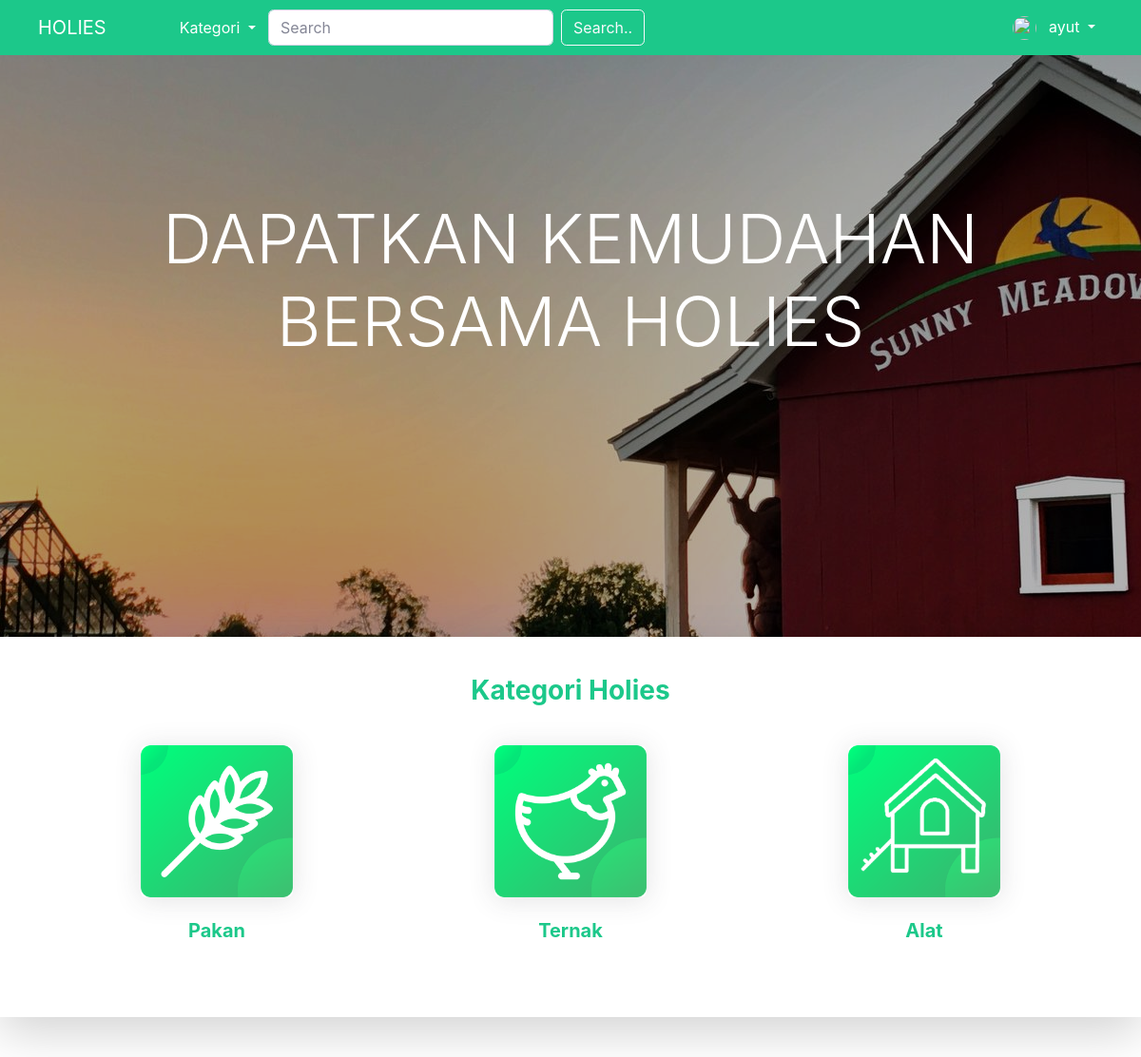
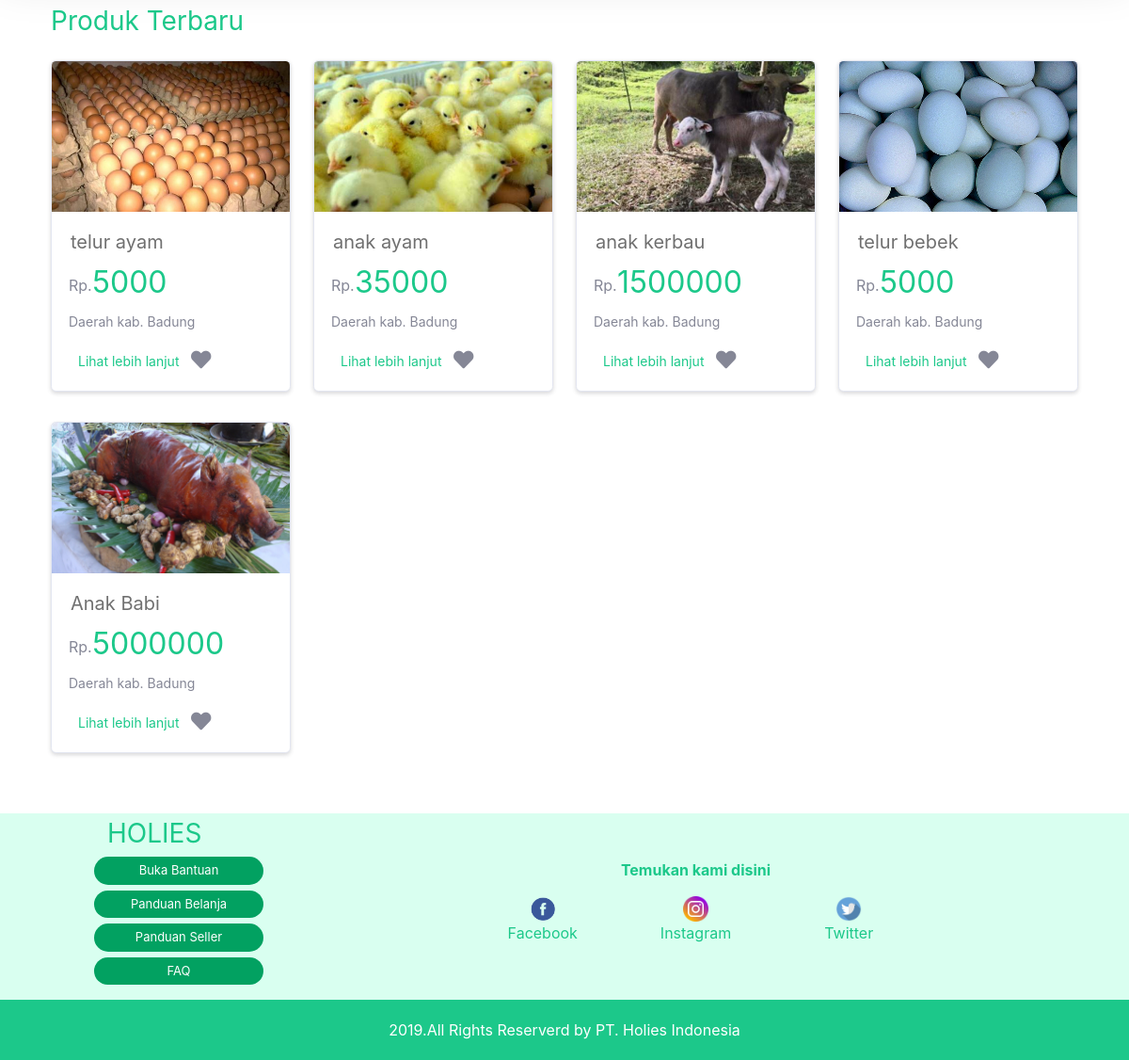
Screenshot of /home/index.php (signed in) with the database file from the repository (2 pictures, top to bottom).
### tables this page shows
CREATE TABLE `detail_user` (
  `id_detailuser` int(5) NOT NULL,
  `id_user` int(5) NOT NULL,
  `nama` varchar(50) NOT NULL,
  `jk` enum('Pria','Wanita') NOT NULL,
  `alamat` varchar(100) NOT NULL,
  `telp` varchar(15) NOT NULL,
  `email` varchar(30) NOT NULL,
  `foto_profil` varchar(255) NOT NULL
);

CREATE TABLE `gmbr_produk` (
  `id_produk` int(10) NOT NULL,
  `gambar_produk` varchar(255) NOT NULL
);

CREATE TABLE `produk` (
  `id_produk` int(10) NOT NULL,
  `id_seller` int(5) NOT NULL,
  `nama_produk` varchar(50) NOT NULL,
  `deskripsi` varchar(200) NOT NULL,
  `quantity` int(8) NOT NULL,
  `harga_satuan` int(8) NOT NULL
);

### home/index.php (the view, shortened to what this page needs)
<?php
include '../php/config.php';
$id_user = $_SESSION['id'];
$sql = mysqli_query($conn, "SELECT * FROM detail_user WHERE id_user = '$id_user' ");
$data = mysqli_fetch_assoc($sql);
$sql1 = mysqli_query($conn, "SELECT * FROM produk INNER JOIN gmbr_produk USING(id_produk) LIMIT 8");
while ($row = mysqli_fetch_assoc($sql1)) {
  $data_barang[] = $row;
}
?>
<!DOCTYPE html>
<html lang="en">
<head>
  <link rel="stylesheet" href="../vendor/bootstrap/css/bootstrap-modified.min.css">
  <link rel="stylesheet" href="../vendor/holies/css/index.css">
  <link rel="stylesheet" href="https://use.fontawesome.com/releases/v5.8.2/css/all.css">
</head>
<body>
  <?php include 'nav.php' ?>
  <div class="bgimg" style="background-image: url('../img/farmer.jpg'); z-index: -1">
  </div>
  <div class="container-fluid text-center" style=" padding-top:150px; color: white; height: 512px">
    <h1 class="display-3">DAPATKAN KEMUDAHAN BERSAMA HOLIES</h1>
  </div>
  <div class=" container-fluid bg-white shadow-lg" style="margin-top: 100px; padding-top: 40px; height: 400px">
    <div class="container">
      <h3 class="text-center text-success font-weight-bold">Kategori Holies</h3>
      <div class="row text-success  font-weight-bold" style=" margin-top: 40px">
        <div class="col-lg-4 text-center">
          <img class="shadow imgkategori" src="../img/pakan.png">
          <div class="media-body" style="font-size: 20px">
            Pakan
          </div>
        </div>
        <div class="col-lg-4 text-center">
          <img class="shadow imgkategori" src="../img/ternak.png">
          <div class="media-body" style="font-size: 20px">
            Ternak
          </div>
        </div>
        <div class="col-lg-4 text-center">
          <img class="shadow imgkategori" src="../img/alat.png">
          <div class="media-body" style="font-size: 20px">
            Alat
          </div>
        </div>
      </div>
    </div>
  </div>
  <div class="mb-5 mt-5 container ">
    <a href="" class="text-decoration-none">
      <h3 class="text-success">Produk Terbaru</h3>
    </a>
    <div class="row">
      <?php if ($data_barang) : ?>
        <?php foreach ($data_barang as $key) : ?>
          <div class="my-3 col-lg-3">
            <div class="card shadow-sm">
              <img class="card-img-top d-block w-100" src="../img/barang/<?= $key['gambar_produk'] ?>" alt="..." style="object-fit: cover;">
              <div class="card-body">
                <h5 class="card-title"><?= $key['nama_produk'] ?></h5>
                <div class="row" style="padding-left: 10px">
                  <p style="margin-top: 10px; width: 25px;">Rp.</p>
                  <h2 class="text-success"><?= $key['harga_satuan'] ?></h2>
                </div>
                <div class="row" style="padding-left: 10px; height: 20px; margin-bottom: 20px">
                  <p style="font-size: 14px;">Daerah kab. Badung</p>
                </div>
                <a href="detail_barang.php?id=<?= $key['id_produk'] ?>" class="btn-sm btn-outline-success">Lihat lebih lanjut</a>
                <i class="fas fa-heart fa-lg" aria-hidden="true"></i>
              </div>
            </div>
          </div>
        <?php endforeach ?>
      <?php endif ?>
    </div>
  </div>
  <?php
  include "../php/footer.php"
  ?>
</body>
</html>

### home/nav.php (shortened to what this page needs)
<!DOCTYPE html>
<html lang="en">
<head>
    <link href="../vendor/bootstrap/css/bootstrap-modified.min.css" rel="stylesheet">
    <link rel="stylesheet" href="https://use.fontawesome.com/releases/v5.8.2/css/all.css">
    <link rel="stylesheet" type="text/css" href="../vendor/holies/css/navbar.css">
</head>
<body>
    <nav class="navbar navbar-expand-lg navbar-dark bg-success">
        <div class="container-fluid">
            <a class="navbar-brand text-white" href="/holies">HOLIES</a>
            <div class="collapse navbar-collapse" id="navbarSupportedContent">
                <div class="dropdown ml-lg-5">
                    <button type="button" class="btn text-white dropdown-toggle" data-toggle="dropdown">
                        Kategori
                    </button>
                </div>
                <form class="form-inline my-3 my-lg-0 mr-auto">
                    <input id="navbar-search" class="form-control mr-sm-2" type="search" placeholder="Search" aria-label="Search">
                    <button class="btn btn-outline-light my-2 my-sm-0" type="submit">Search..</button>
                </form>
                <ul class="navbar-nav">
                    <?php if (isset($_SESSION['username'])) : ?>
                        <li class="nav-item dropdown account-name ml-lg-2">
                            <a class="nav-link dropdown-toggle text-white nav-img-acc" href="#" id="navbarDropdown" role="button" data-toggle="dropdown" aria-haspopup="true" aria-expanded="false">
                                <img src="../img/profile/<?= $data['foto_profil'] ?>" alt="" class="nav-img-acc mr-lg-2 rounded-circle" style=" object-fit: cover; ">
                                <?= $data['nama'] ?>
                            </a>
                        </li>
                    <?php endif ?>
                </ul>
            </div>
        </div>
    </nav>
</body>
</html>

### rows the page displays
detail_user: nama "ayut"
gmbr_produk: gambar_produk (picture), id_produk.nama_produk "telur ayam", id_produk.harga_satuan "5000"
gmbr_produk: gambar_produk (picture), id_produk.nama_produk "anak ayam", id_produk.harga_satuan "35000"
gmbr_produk: gambar_produk (picture), id_produk.nama_produk "anak kerbau", id_produk.harga_satuan "1500000"
gmbr_produk: gambar_produk (picture), id_produk.nama_produk "telur bebek", id_produk.harga_satuan "5000"
gmbr_produk: gambar_produk (picture), id_produk.nama_produk "Anak Babi", id_produk.harga_satuan "5000000"
